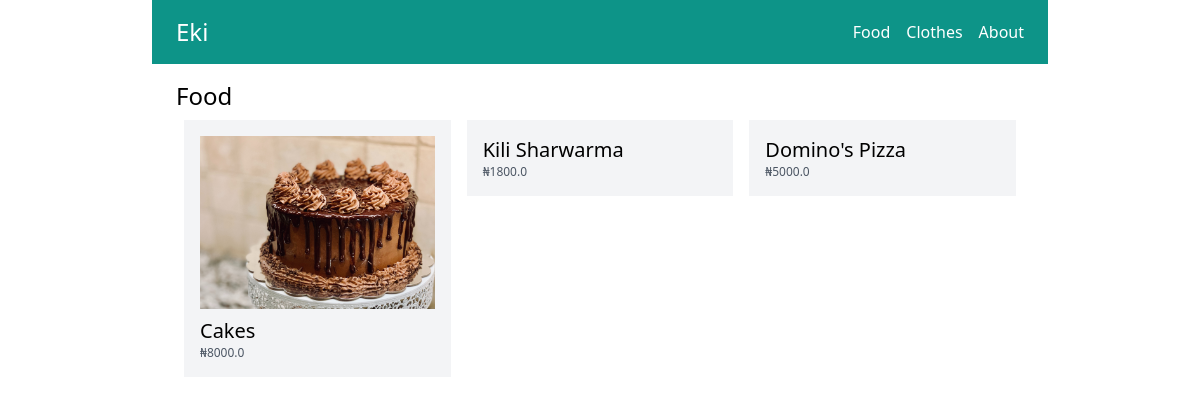
Screenshot of /food/ with the database file from the repository.
### store/models.py (models this page shows, shortened)
class Category(models.Model):
    title = models.CharField(max_length=50)
    slug = models.SlugField(max_length=50)
    class Meta:
        verbose_name_plural = 'Categories'

class Product(models.Model):
    user = models.ForeignKey(User, related_name='products', on_delete=models.CASCADE)
    category = models.ForeignKey(Category, related_name='products', on_delete=models.CASCADE)
    title = models.CharField(max_length=50)
    slug = models.SlugField(max_length=50)
    description = models.TextField(blank=True)
    price = models.IntegerField()
    image = models.ImageField(upload_to='uploads/product_images/', blank=True, null=True)
    created_at = models.DateTimeField(auto_now_add=True)
    updated_at = models.DateTimeField(auto_now=True)
    class Meta:
        ordering = ('-created_at',)
    def get_display_price(self):
        return self.price / 1

### store/views.py (the view)
# urls.py: path('<slug:slug>/', views.category_detail, name='category_detail'),
def category_detail(request, slug):
    category = get_object_or_404(Category, slug=slug)
    products = category.products.all()
    return render(request, 'store/category_detail.html', {
        'category': category,
        'products': products
    })

### store/templatetags/menu.py (called while the page is built)
@register.inclusion_tag('core/menu.html')
def menu():
    categories = Category.objects.all()
    return {'categories': categories}

### store/templates/store/category_detail.html (shortened to what this page needs)
{% extends 'core/base.html' %}
{% block content %}
    <h1 class="text-2xl">{{ category.title }}</h1>
    <div class="flex flex-wrap">
        {% for product in products %}
            <div class="product w-1/3 p-2">
                <div class="p-4 bg-gray-100">
                    <a href="{% url 'product_detail' product.category.slug product.slug %}">
                        {% if product.image %}
                            <div class="image mb-2">
                                <img src="{{ product.image.url }}" alt="Image of {{ product.title }}">
                            </div>
                        {% endif %}
                        <h2 class="text-xl">{{ product.title }}</h2>
                        <p class="text-xs text-gray-600">₦{{ product.get_display_price }}</p>
                    </a>
                </div>
            </div>
        {% endfor %}
    </div>
{% endblock %}

### core/templates/core/menu.html
{% for category in categories %}
    <a href="{% url 'category_detail' category.slug %}" class="text-white">{{ category.title }}</a>
{% endfor %}
<a href="{% url 'about' %}" class="text-white">About</a>

### rows the page displays
Category: title "Food"
Category: title "Clothes"
Product: image (picture), title "Cakes", get_display_price "8000.0"
Product: title "Kili Sharwarma", get_display_price "1800.0"
Product: title "Domino's Pizza", get_display_price "5000.0"
